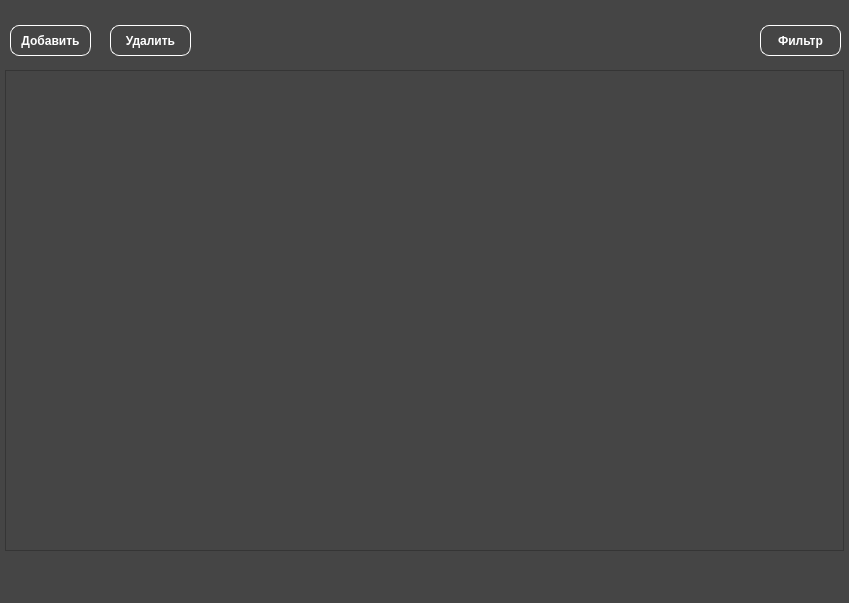
<?xml version="1.0" encoding="UTF-8"?>
<ui version="4.0">
 <class>MainWindow</class>
 <widget class="QMainWindow" name="MainWindow">
  <property name="windowModality">
   <enum>Qt::WindowModality::WindowModal</enum>
  </property>
  <property name="geometry">
   <rect>
    <x>0</x>
    <y>0</y>
    <width>849</width>
    <height>603</height>
   </rect>
  </property>
  <property name="windowTitle">
   <string>MainWindow</string>
  </property>
  <property name="styleSheet">
   <string notr="true">background-color:rgb(69, 69, 69)</string>
  </property>
  <widget class="QWidget" name="centralwidget">
   <widget class="QPushButton" name="add_bt">
    <property name="geometry">
     <rect>
      <x>10</x>
      <y>25</y>
      <width>81</width>
      <height>31</height>
     </rect>
    </property>
    <property name="font">
     <font>
      <family>Arial</family>
      <pointsize>9</pointsize>
      <bold>true</bold>
     </font>
    </property>
    <property name="styleSheet">
     <string notr="true">color:white;
border-radius: 9px;          
border: 1px solid;
border-color: white</string>
    </property>
    <property name="text">
     <string>Добавить</string>
    </property>
   </widget>
   <widget class="QPushButton" name="remove_bt">
    <property name="geometry">
     <rect>
      <x>110</x>
      <y>25</y>
      <width>81</width>
      <height>31</height>
     </rect>
    </property>
    <property name="font">
     <font>
      <family>Arial</family>
      <bold>true</bold>
     </font>
    </property>
    <property name="styleSheet">
     <string notr="true">color:white;
border-radius: 9px;          
border: 1px solid;
border-color: white</string>
    </property>
    <property name="text">
     <string>Удалить</string>
    </property>
   </widget>
   <widget class="TaskList" name="listWidget">
    <property name="geometry">
     <rect>
      <x>5</x>
      <y>70</y>
      <width>839</width>
      <height>481</height>
     </rect>
    </property>
    <property name="styleSheet">
     <string notr="true">background-color:rgb(69, 69, 69)</string>
    </property>
    <property name="verticalScrollBarPolicy">
     <enum>Qt::ScrollBarPolicy::ScrollBarAlwaysOff</enum>
    </property>
    <property name="horizontalScrollBarPolicy">
     <enum>Qt::ScrollBarPolicy::ScrollBarAlwaysOff</enum>
    </property>
   </widget>
   <widget class="QPushButton" name="remove_bt_3">
    <property name="geometry">
     <rect>
      <x>760</x>
      <y>25</y>
      <width>81</width>
      <height>31</height>
     </rect>
    </property>
    <property name="font">
     <font>
      <family>Arial</family>
      <bold>true</bold>
     </font>
    </property>
    <property name="styleSheet">
     <string notr="true">color:white;
border-radius: 9px;          
border: 1px solid;
border-color: white</string>
    </property>
    <property name="text">
     <string>Фильтр</string>
    </property>
   </widget>
  </widget>
  <widget class="QMenuBar" name="menubar">
   <property name="geometry">
    <rect>
     <x>0</x>
     <y>0</y>
     <width>849</width>
     <height>25</height>
    </rect>
   </property>
  </widget>
  <widget class="QStatusBar" name="statusbar"/>
 </widget>
 <customwidgets>
  <customwidget>
   <class>TaskList</class>
   <extends>QListWidget</extends>
   <header>tasklist.h</header>
  </customwidget>
 </customwidgets>
 <resources/>
 <connections/>
</ui>
